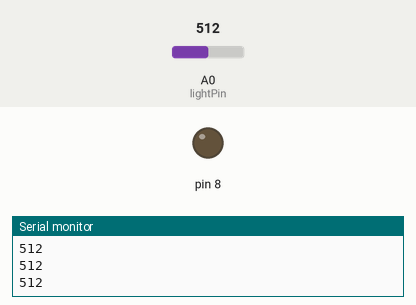
A sketch run on a simulated Arduino Uno, built with avr-gcc and run on an emulated ATmega328P. On the bench: output pins drawn as LEDs (lit = HIGH), the last lines printed to the serial monitor. The test bench sets the inputs (shaded band); at power-on: A0 (lightPin) = 512.

Above: at 1.2 s.
1.3 s: A0 (lightPin) set to 989
2.9 s: A0 (lightPin) set to 1009
At 4.3 s:
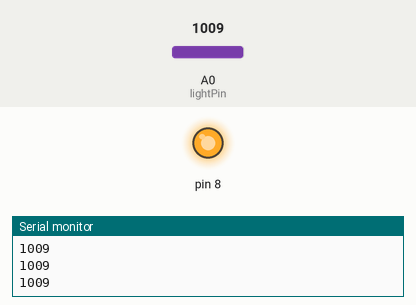
4.7 s: A0 (lightPin) set to 990
At 6.2 s:
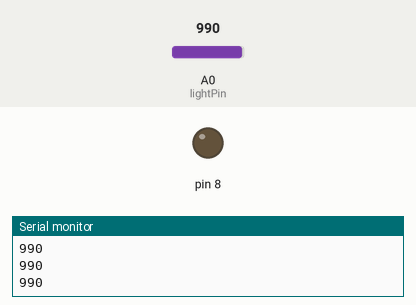
6.5 s: A0 (lightPin) set to 1010
At 7.1 s:
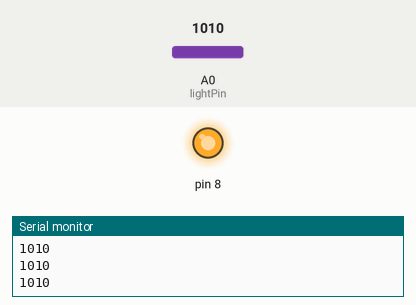
Timing chart, 0 to 9.2 s (numbered marks = the images above; inputs shaded):
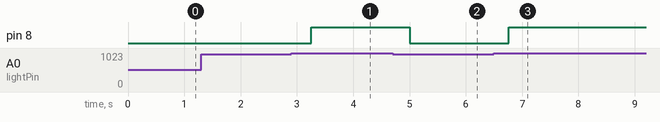

Measured:
- the behaviour switches between 1000 and 1001 on A0 (lightPin) (found by bisection; images 0 and 1)
- after the input at 2.9 s, pin 8: LOW → HIGH after 0.35 s
- after the input at 4.7 s, pin 8: HIGH → LOW after 0.31 s
- after the input at 6.5 s, pin 8: LOW → HIGH after 0.26 s

The sketch:

Photoresistor.ino
```cpp
//Photoresistors. when light goes off the resistance goes up.
int lightPin=A0;
int lightVal;


void setup() {
  pinMode(lightPin,INPUT);
  Serial.begin(9600);
  pinMode(8,OUTPUT);
}

void loop() {
  lightVal=analogRead(lightPin);//this pin is connected between the resistor and photoresistor
  Serial.println(lightVal);
  delay(250);

  if (lightVal >1000){
    digitalWrite(8,HIGH);
  }
  else {
    digitalWrite(8,LOW);
  }

}
```
